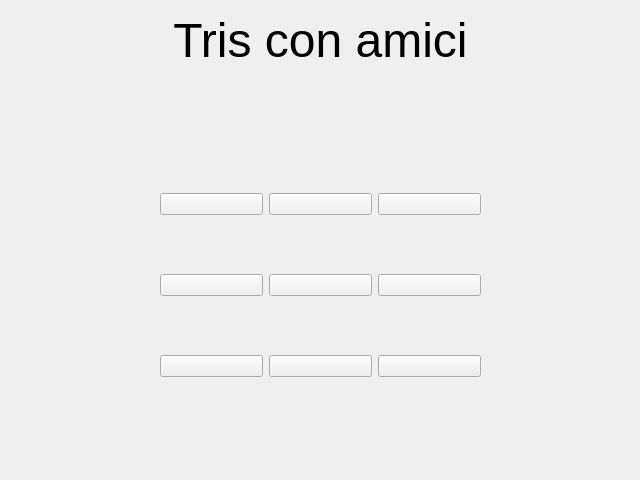
<?xml version="1.0" encoding="UTF-8"?>
<ui version="4.0">
 <class>Finestra</class>
 <widget class="QMainWindow" name="Finestra">
  <property name="geometry">
   <rect>
    <x>0</x>
    <y>0</y>
    <width>640</width>
    <height>480</height>
   </rect>
  </property>
  <property name="minimumSize">
   <size>
    <width>640</width>
    <height>480</height>
   </size>
  </property>
  <property name="maximumSize">
   <size>
    <width>640</width>
    <height>480</height>
   </size>
  </property>
  <property name="windowTitle">
   <string>Tris con amici</string>
  </property>
  <widget class="QWidget" name="centralwidget">
   <widget class="QLabel" name="label">
    <property name="geometry">
     <rect>
      <x>0</x>
      <y>0</y>
      <width>641</width>
      <height>81</height>
     </rect>
    </property>
    <property name="text">
     <string>&lt;html&gt;&lt;head/&gt;&lt;body&gt;&lt;p&gt;&lt;span style=&quot; font-size:36pt;&quot;&gt;Tris con amici&lt;/span&gt;&lt;/p&gt;&lt;/body&gt;&lt;/html&gt;</string>
    </property>
    <property name="textFormat">
     <enum>Qt::RichText</enum>
    </property>
    <property name="alignment">
     <set>Qt::AlignCenter</set>
    </property>
   </widget>
   <widget class="QWidget" name="gridLayoutWidget">
    <property name="geometry">
     <rect>
      <x>160</x>
      <y>140</y>
      <width>321</width>
      <height>291</height>
     </rect>
    </property>
    <layout class="QGridLayout" name="gridLayout">
     <item row="0" column="0">
      <widget class="QPushButton" name="btn11">
       <property name="text">
        <string/>
       </property>
      </widget>
     </item>
     <item row="0" column="2">
      <widget class="QPushButton" name="btn13">
       <property name="text">
        <string/>
       </property>
      </widget>
     </item>
     <item row="1" column="2">
      <widget class="QPushButton" name="btn23">
       <property name="text">
        <string/>
       </property>
      </widget>
     </item>
     <item row="1" column="1">
      <widget class="QPushButton" name="btn22">
       <property name="text">
        <string/>
       </property>
      </widget>
     </item>
     <item row="0" column="1">
      <widget class="QPushButton" name="btn12">
       <property name="text">
        <string/>
       </property>
      </widget>
     </item>
     <item row="1" column="0">
      <widget class="QPushButton" name="btn21">
       <property name="text">
        <string/>
       </property>
      </widget>
     </item>
     <item row="2" column="0">
      <widget class="QPushButton" name="btn31">
       <property name="text">
        <string/>
       </property>
      </widget>
     </item>
     <item row="2" column="1">
      <widget class="QPushButton" name="btn32">
       <property name="text">
        <string/>
       </property>
      </widget>
     </item>
     <item row="2" column="2">
      <widget class="QPushButton" name="btn33">
       <property name="text">
        <string/>
       </property>
      </widget>
     </item>
    </layout>
   </widget>
  </widget>
 </widget>
 <resources/>
 <connections/>
</ui>
